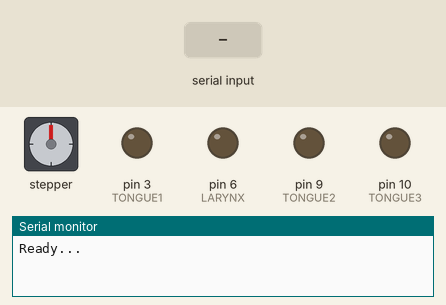
Simulated run of this sketch. Board: Arduino Uno, built with avr-gcc and run on an emulated ATmega328P. On the bench: stepper motor, output pins drawn as LEDs (lit = HIGH), the last lines printed to the serial monitor. Wiring (inferred from the names in the program): stepper motor driver (200 steps per turn assumed): step pin 11; direction pin 4. The inputs (shaded band) are chosen by the test bench.

Above: at 1.2 s.
1.3 s: "l90\n" received over Serial
At 2.4 s:
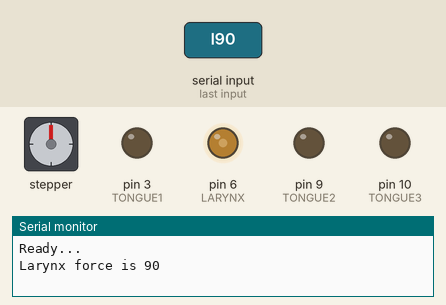
2.8 s: "a90\n" received over Serial
4.3 s: "g90\n" received over Serial
At 5.4 s:
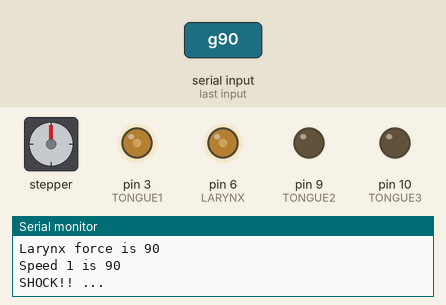
Timing chart, 0 to 7.3 s (numbered marks = the images above; inputs shaded):
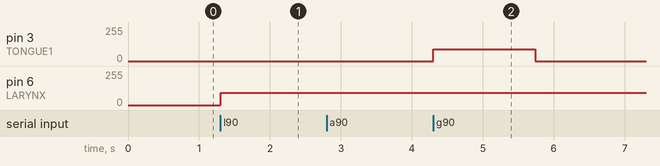

The sketch:

mbtongue.ino
```cpp
/*
 * Controlleur HW Mariee Binaire.
 * -----------------
 * Contrôle :
 * - la puissance durée des électroshock de langue* -> 'a/b/c'XXX (de 0 à 255)
 * - la durée de l'électroshock -> gXXX (0 à 999 ms)
 * - la fréquence des électrochocks -> fXXX (001, 008, 032, 064, 128 ou 256)
 * - la vitesse du stepper pour le menton* -> vXXX (0 à 100)
 * - la rotation du stepper -> 'm/n'XXX (0 à 999 *10steps)
 * - la puissance de l'électrolarynx -> lXXX (0 à 255)
 *
 * PAR DAVID ST-ONGE. 24/08/2015
 *
 * Inspiration pour le code :
 * http://spacetinkerer.blogspot.ca/2011/02/arduino-control-over-serial-port.html
 * http://playground.arduino.cc/Code/PwmFrequency
 * http://bildr.org/2011/06/easydriver/
 */

// Pins du Arduino utilisées
#define TONGUE1 3
#define TONGUE2 9
#define TONGUE3 10
#define LARYNX 6
#define CHINDIR 4
#define CHINSTEP 11
char commandLetter;  // the delineator / command chooser
char numStr[4];      // the number characters and null
int speeda = 0 , speedb = 0, speedc = 0, speedm = 50, valueRead = 0;          // the number stored as a long integer

void setup() {
  // initialize the pins as outputs.
  pinMode(TONGUE1, OUTPUT);
  analogWrite(TONGUE1, 0);
  pinMode(TONGUE2, OUTPUT);
  analogWrite(TONGUE2, 0);
  pinMode(TONGUE3, OUTPUT);
  analogWrite(TONGUE3, 0);
  pinMode(LARYNX, OUTPUT);
  analogWrite(LARYNX, 0);
  pinMode(CHINSTEP, OUTPUT);
  analogWrite(CHINSTEP, 0);
  pinMode(CHINDIR, OUTPUT);
  // modified the default PWM frequencies
  setPwmFrequency(TONGUE1, 8);
  setPwmFrequency(TONGUE2, 8);
  setPwmFrequency(TONGUE3, 8);
  setPwmFrequency(LARYNX, 1024);

  Serial.begin(115200);
  Serial.println("Ready...");
}

void serialEvent() {
  // Parse the string input once enough characters are available
  if(Serial.available() >= 4) {
    commandLetter = Serial.read();

    //dump the buffer if the first character was not a letter
    if (!isalpha(commandLetter)) {
      // dump until a letter is found or nothing remains
      while( Serial.available() ) {
        Serial.read(); // throw out the letter
      }
      return;
    }

    // read the characters from the buffer into a character array
    int i;
    for( i = 0; i < 3; ++i ) {
      numStr[i] = Serial.read();
    }

    //terminate the string with a null prevents atol reading too far
    numStr[i] = '\0';

    //read character array until non-number, convert to long int
    valueRead = atoi(numStr);
    //Serial.println(speed);
  }
}

void rotate(int steps, float speed){
  //rotate a specific number of microsteps (8 microsteps per step) - (negitive for reverse movement)
  //speed is any number from .01 -> 1 with 1 being fastest - Slower is stronger
  int dir = (steps > 0)? HIGH:LOW;
  steps = abs(steps);

  digitalWrite(CHINDIR,dir);

  float usDelay = (1/speed) * 7000;

  for(int i=0; i < steps; i++){
    digitalWrite(CHINSTEP, HIGH);
    delayMicroseconds(usDelay);

    digitalWrite(CHINSTEP, LOW);
    delayMicroseconds(usDelay);
  }
}

void loop() {
    serialEvent();
    if (commandLetter == 'a'){ //pwr to tongue 1
      Serial.print("Speed 1 is ");
      Serial.println(valueRead);
      commandLetter=' ';
      speeda=valueRead;
      valueRead=0;
    }
    else if (commandLetter == 'b'){ //pwr to tongue 2
      Serial.print("Speed 2 is ");
      Serial.println(valueRead);
      commandLetter=' ';
      speedb=valueRead;
      valueRead=0;
    }
    else if (commandLetter == 'c'){ //pwr to tongue 3
      Serial.print("Speed 3 is ");
      Serial.println(valueRead);
      commandLetter=' ';
      speedc=valueRead;
      valueRead=0;
    }
    else if (commandLetter == 'l'){ //pwr to larynx
      analogWrite(LARYNX, valueRead);
      Serial.print("Larynx force is ");
      Serial.println(valueRead);
      commandLetter=' ';
      valueRead=0;
    }
    else if (commandLetter == 'g'){ //shock langue !!
      Serial.print("SHOCK!! ... ");
      analogWrite(TONGUE1, speeda);
      analogWrite(TONGUE2, speedb);
      analogWrite(TONGUE3, speedc);
      delay(valueRead);  //pas exactement des ms!!!
      analogWrite(TONGUE1, 0);
      analogWrite(TONGUE2, 0);
      analogWrite(TONGUE3, 0);
      Serial.println("DONE");
      commandLetter=' ';
      valueRead=0;
    }
    else if (commandLetter == 'f'){ //set freq. des shocks
      setPwmFrequency(TONGUE1, valueRead);
      setPwmFrequency(TONGUE2, valueRead);
      setPwmFrequency(TONGUE3, valueRead);
      Serial.print("Frequency divided by ");
      Serial.println(valueRead);
      commandLetter=' ';
      valueRead=0;
    }
    else if (commandLetter == 'm'){ //position to chin stepper
      rotate(valueRead*10, speedm);
      Serial.print("Chin clockwise goto ");
      Serial.println(valueRead);
      commandLetter=' ';
      valueRead=0;
    }
    else if (commandLetter == 'n'){ //position to chin stepper
      rotate(-valueRead*10, speedm);
      Serial.print("Chin counter-clockwise goto ");
      Serial.println(valueRead);
      commandLetter=' ';
      valueRead=0;
    }
    else if (commandLetter == 'v'){ //speed to chin stepper
      speedm = valueRead;
      Serial.print("Chin speed is ");
      Serial.println(valueRead);
      commandLetter=' ';
      valueRead=0;
    }
}
```

setPwmFrequency.ino
```cpp
/**
 * Divides a given PWM pin frequency by a divisor.
 *
 * The resulting frequency is equal to the base frequency divided by
 * the given divisor:
 *   - Base frequencies:
 *      o The base frequency for pins 3, 9, 10, and 11 is 31250 Hz.
 *      o The base frequency for pins 5 and 6 is 62500 Hz.
 *   - Divisors:
 *      o The divisors available on pins 5, 6, 9 and 10 are: 1, 8, 64,
 *        256, and 1024.
 *      o The divisors available on pins 3 and 11 are: 1, 8, 32, 64,
 *        128, 256, and 1024.
 *
 * PWM frequencies are tied together in pairs of pins. If one in a
 * pair is changed, the other is also changed to match:
 *   - Pins 5 and 6 are paired on timer0
 *   - Pins 9 and 10 are paired on timer1
 *   - Pins 3 and 11 are paired on timer2
 *
 * Note that this function will have side effects on anything else
 * that uses timers:
 *   - Changes on pins 3, 5, 6, or 11 may cause the delay() and
 *     millis() functions to stop working. Other timing-related
 *     functions may also be affected.
 *   - Changes on pins 9 or 10 will cause the Servo library to function
 *     incorrectly.
 *
 * Thanks to macegr of the Arduino forums for his documentation of the
 * PWM frequency divisors. His post can be viewed at:
 *   http://www.arduino.cc/cgi-bin/yabb2/YaBB.pl?num=1235060559/0#4
 */
void setPwmFrequency(int pin, int divisor) {
  byte mode;
  if(pin == 5 || pin == 6 || pin == 9 || pin == 10) {
    switch(divisor) {
      case 1: mode = 0x01; break;
      case 8: mode = 0x02; break;
      case 64: mode = 0x03; break;
      case 256: mode = 0x04; break;
      case 1024: mode = 0x05; break;
      default: return;
    }
    if(pin == 5 || pin == 6) {
      TCCR0B = TCCR0B & 0b11111000 | mode;
    } else {
      TCCR1B = TCCR1B & 0b11111000 | mode;
    }
  } else if(pin == 3 || pin == 11) {
    switch(divisor) {
      case 1: mode = 0x01; break;
      case 8: mode = 0x02; break;
      case 32: mode = 0x03; break;
      case 64: mode = 0x04; break;
      case 128: mode = 0x05; break;
      case 256: mode = 0x06; break;
      case 1024: mode = 0x7; break;
      default: return;
    }
    TCCR2B = TCCR2B & 0b11111000 | mode;
  }
}
```

Measured:
- after the input at 1.3 s, pin 6 (LARYNX): 0/255 → 91/255 at once
- after the input at 4.3 s, pin 3 (TONGUE1): 0/255 → 90/255 at once, → 0/255 1.4 s later
